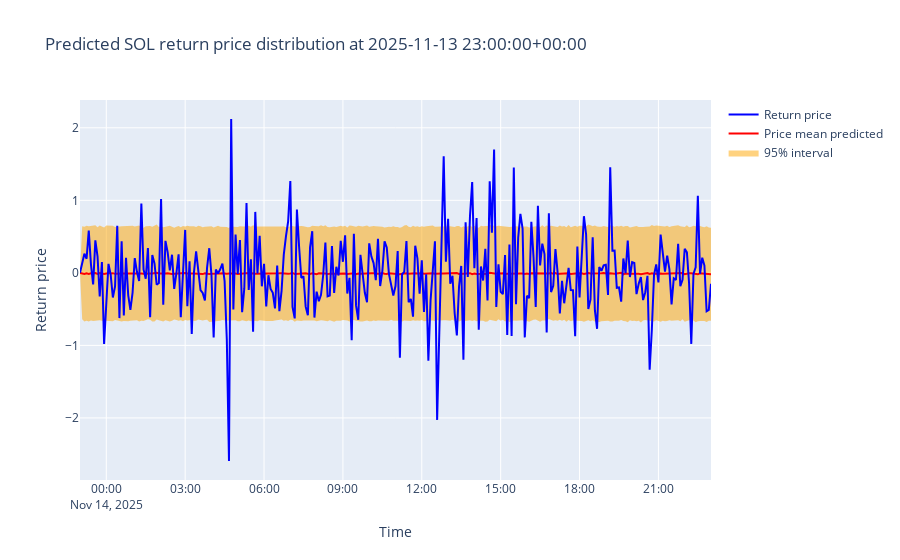

Notebook source saved alongside this figure:
### Code cell
## Density forecast over returns (for the last asset and last prediction)
plot_quarantine(asset, predictions_evaluated[0], name_step="5min", prices=tracker_evaluator.tracker.prices, mode="direct")

### Figure 1 — Plotly figure (JSON) as saved in the notebook; plotly's stock layout.template omitted (floating-point values rounded to 4 significant figures; data arrays with more than 128 entries replaced by an {"elided": "..."} marker saying what was removed)
{"data": [{"line": {"width": 0}, "mode": "lines", "name": "5th percentile", "showlegend": false, "type": "scatter", "x": {"elided": "289 str values"}, "y": {"elided": "289 float values"}}, {"fill": "tonexty", "fillcolor": "rgba(255,165,0,0.5)", "line": {"width": 0}, "mode": "lines", "name": "95% interval", "type": "scatter", "x": {"elided": "289 str values"}, "y": {"elided": "289 float values"}}, {"line": {"color": "red", "width": 2}, "mode": "lines", "name": "Price mean predicted", "type": "scatter", "x": {"elided": "289 str values"}, "y": {"elided": "289 float values"}}, {"line": {"color": "blue", "width": 2}, "mode": "lines", "name": "Return price", "type": "scatter", "x": {"elided": "289 str values"}, "y": {"elided": "289 float values"}}], "layout": {"hovermode": "x unified", "title": {"text": "Predicted SOL return price distribution at 2025-11-13 23:00:00+00:00"}, "xaxis": {"title": {"text": "Time"}}, "yaxis": {"title": {"text": "Return price"}}}}
